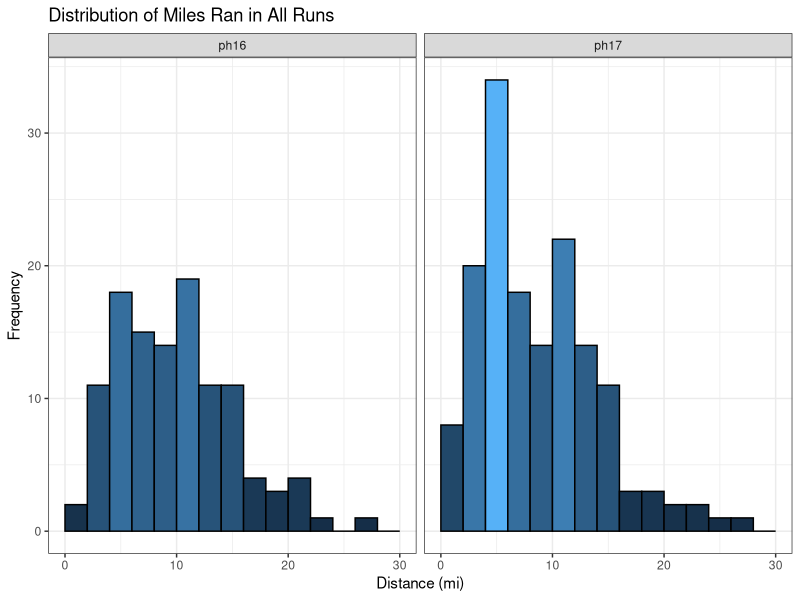
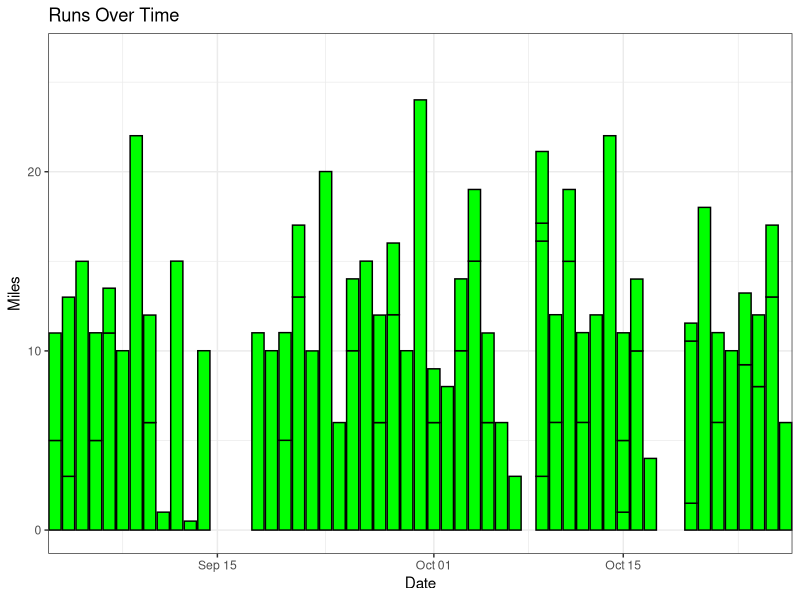
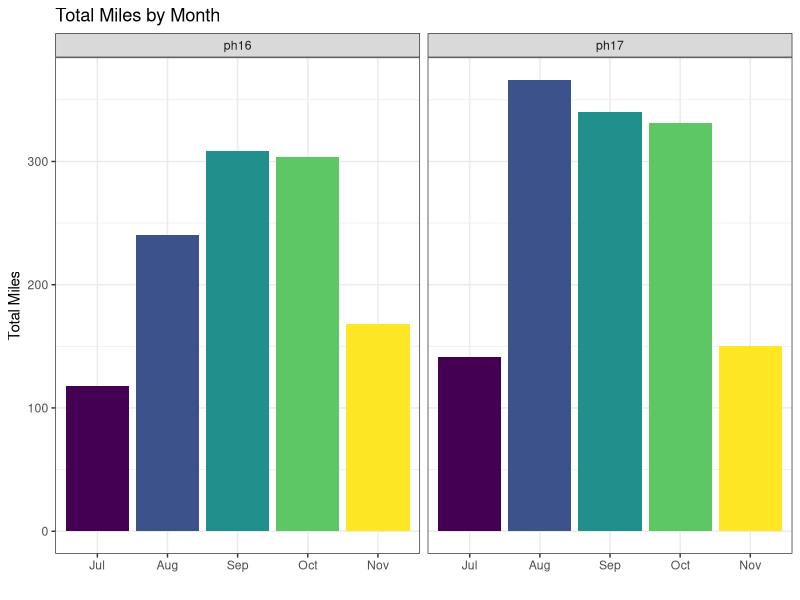
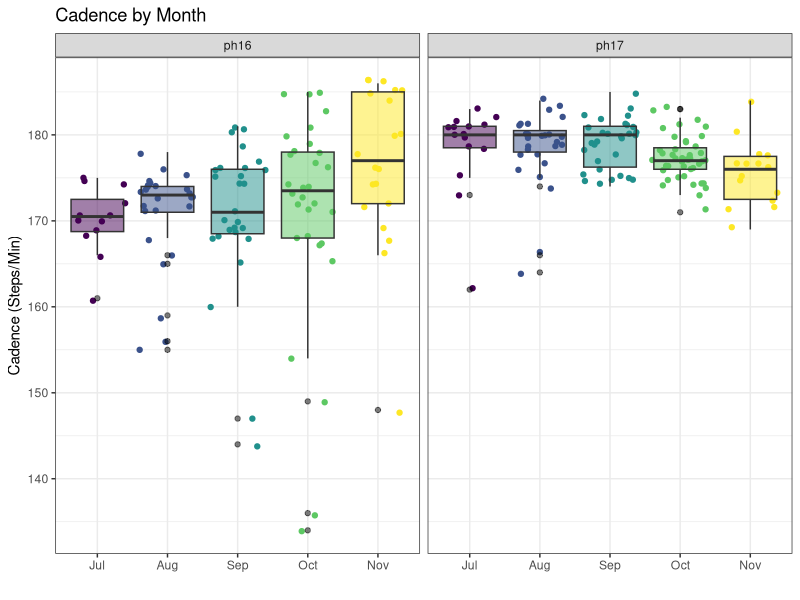
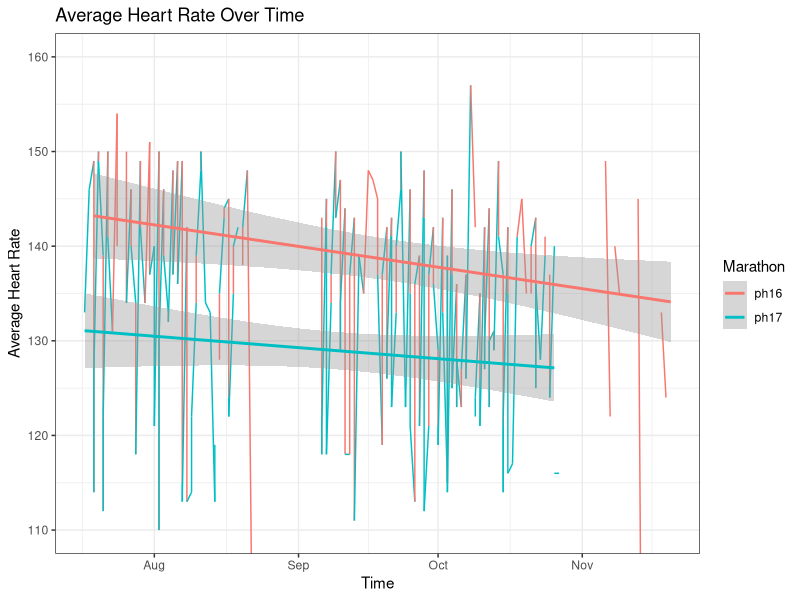
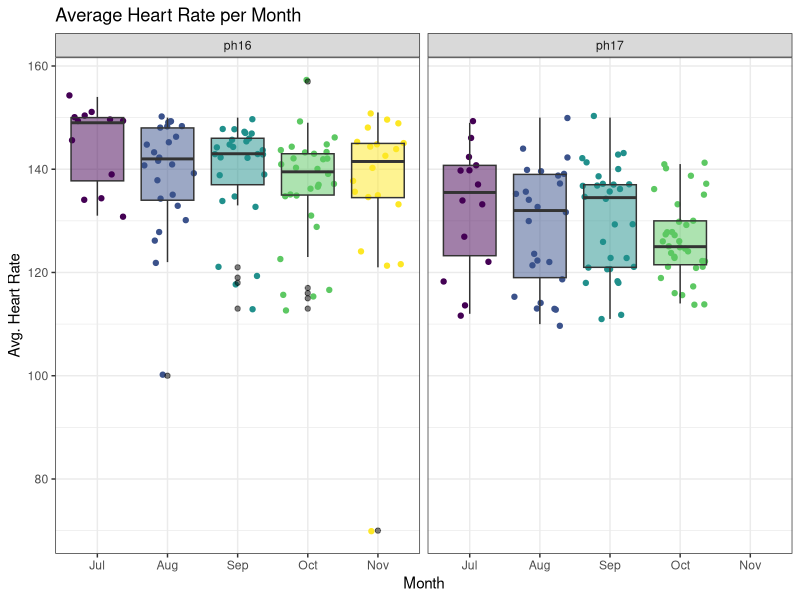
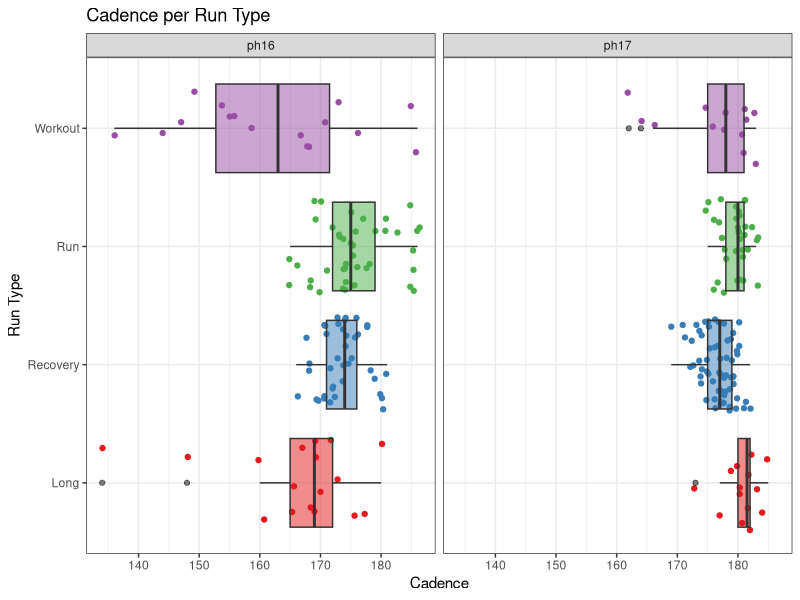
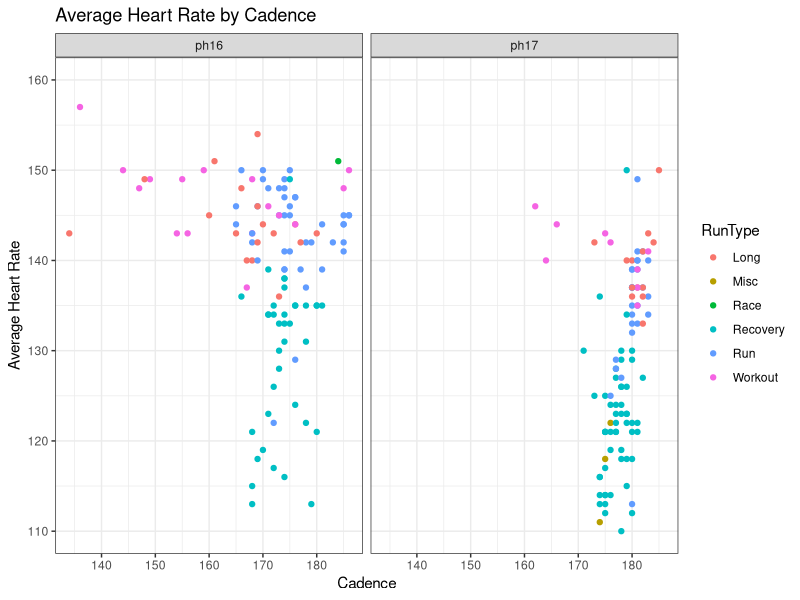

Write the R code that produced these figures, in order.
## ---- chunk 1
library(tidyverse) # data cleaning and manipulation
library(ggplot2) # plotting
library(lubridate) # dates
library(RColorBrewer) # plotting
library(magrittr) # pipe operations

## load in data files for both races
philly17 <- read.csv("../../Data/2017/cleanedMarathonTrainingData_philly17.csv", stringsAsFactors = F)
philly16 <- read.csv("../../Data/2016/cleanedMarathonTrainingData_philly16.csv", stringsAsFactors = F)

# random missing month value?
philly16[17,"Month"] <- "Aug"

## combine into 1 dataset and remove redundant row
philly <- rbind(philly16,philly17)
philly %<>% select(-X)

glimpse(philly)

table(philly$Marathon)
## ---- chunk 2
philly %<>%
  mutate(# make POSIXct again
         Time = as.POSIXct(Time),
         Avg.Pace = as.POSIXct(Avg.Pace),
         Best.Pace = as.POSIXct(Best.Pace),
         Date = as.POSIXct(Date),
         StartTime = as.POSIXct(StartTime),
         # make Month an ordered factor
         Month = factor(Month, ordered = TRUE, 
                        levels = c("Jul","Aug","Sep","Oct","Nov")))
## ---- chunk 3
#distance histogram
ggplot(data = philly, aes(x = Distance)) + 
  geom_histogram(binwidth = 2, aes(fill = ..count..), colour = "black", boundary = 2) +
  theme_bw() + 
  scale_x_continuous(limits = c(0, 30)) +
  xlab("Distance (mi)") + 
  ylab("Frequency") + 
  ggtitle("Distribution of Miles Ran in All Runs") + 
  guides(fill = FALSE) +
  facet_grid(~ Marathon)
## ---- chunk 4
cat("2017 Runs: ")
table(philly$RunCat[philly$Marathon=="ph17"])
cat("2016 Runs: ")
table(philly$RunCat[philly$Marathon=="ph16"])
## ---- chunk 5
philly %>%
  filter(RunCat == "Misc")
## ---- chunk 6
philly %>%
  filter(Marathon == "ph17") %>%
  ggplot(aes(Date, Distance)) + 
    geom_bar(stat="identity", fill = "green", colour = "black") +
    theme_bw() + 
    xlab("Date") + 
    ylab("Miles") + 
    ggtitle("Runs Over Time") +
    guides(fill = FALSE) +
    coord_cartesian(xlim = c(as.POSIXct("2017-09-05", format = "%Y-%m-%d"),
                             as.POSIXct("2017-10-25", format = "%Y-%m-%d")))
## ---- chunk 7
cat("2017 Runs: ")
philly %>% filter(Marathon == "ph17") %>%
  select(Distance) %>%
  summarize(mean = mean(Distance), median = median(Distance), StdDev = sd(Distance),
            Min = min(Distance), Max = max(Distance), Count = n())
cat("2016 Runs: ")
philly %>% filter(Marathon == "ph16") %>%
  select(Distance) %>%
  summarize(mean = mean(Distance), median = median(Distance), StdDev = sd(Distance),
            Min = min(Distance), Max = max(Distance), Count = n())
## ---- chunk 8
#miles by month bars
ggplot(philly, aes(Month, Distance, fill = Month)) + 
  geom_bar(stat="identity") +
  theme_bw() + 
  xlab("") + 
  ylab("Total Miles") + 
  guides(fill=FALSE) +
  ggtitle("Total Miles by Month") +
  facet_grid( ~ Marathon)
## ---- chunk 9
#avg. cadence grouped by month
ggplot(data = philly, aes(Month, Avg.Cadence)) + 
  geom_jitter(aes(colour = Month)) +
  geom_boxplot(aes(fill = Month), outlier.colour = "black", alpha = 0.5) +
  theme_bw() + 
  xlab("") + 
  ylab("Cadence (Steps/Min)") + 
  theme(legend.position = "none") + 
  ggtitle("Cadence by Month") + 
  facet_grid(~ Marathon)
## ---- chunk 10
philly %>%
  #filter(Marathon == "ph16") %>%
  ggplot(data = , aes(as.POSIXct(paste(month(Date),'/',day(Date), sep=""),format="%m/%d"), Avg.HR)) + 
    geom_line(aes(group=1, colour = Marathon)) +
    geom_smooth(method = "lm", se = T, aes(colour = Marathon)) + 
    theme(axis.text.x = element_blank()) +
    theme_bw() +
    xlab("Time") + 
    ylab("Average Heart Rate") + 
    ggtitle("Average Heart Rate Over Time") + 
    coord_cartesian(ylim = c(110, 160))
## ---- chunk 11
#avg. HR grouped by month
ggplot(data = philly, aes(Month, Avg.HR)) + 
  geom_jitter(aes(colour = Month)) +
  geom_boxplot(aes(fill = Month), outlier.colour = "black", alpha = 0.5) + 
  theme_bw() +
  theme(legend.position = "none") + 
  xlab("Month") + 
  ylab("Avg. Heart Rate") + 
  ggtitle("Average Heart Rate per Month") + facet_grid(~ Marathon)
## ---- chunk 12
#avg. cadence grouped by month
philly %>%
  filter(RunType != "Race",
         RunType != "Misc") %>%
  ggplot(aes(RunType, Avg.Cadence)) + 
    geom_jitter(aes(colour = RunType)) +
    geom_boxplot(aes(fill = RunType), outlier.colour = "black", alpha = 0.5) +
    theme_bw() +
    theme(legend.position = "none") + 
    scale_colour_brewer(palette = "Set1") +
    scale_fill_brewer(palette = "Set1") +
    xlab("Run Type") + 
    ylab("Cadence") + 
    guides(fill=FALSE) +
    coord_flip() + 
    ggtitle("Cadence per Run Type") +
    facet_grid(~ Marathon)
  
## ---- chunk 13
ggplot(data = philly, aes(Avg.Cadence, Avg.HR)) + 
  geom_point(aes(colour = RunType), na.rm = TRUE) +
  theme_bw() +
  xlab("Cadence") + 
  ylab("Average Heart Rate") + 
  scale_y_continuous(limits = c(110, 160)) +
  ggtitle("Average Heart Rate by Cadence") + 
  facet_grid(~Marathon)
## ---- chunk 14
#avg. cadence grouped by month
philly %>%
  filter(RunType != "Race",
         RunType != "Misc") %>%
  ggplot(aes(RunType, Avg.HR)) + 
    geom_jitter(aes(colour = RunType)) +
    geom_boxplot(aes(fill = RunType), outlier.colour = "black", alpha = 0.5) +
    theme_bw() +
    theme(legend.position = "none") + 
    xlab("Run Type") + 
    ylab("Avg Heart Rate") + 
    guides(fill=FALSE) +
    coord_flip() + 
    ggtitle("Average Heart Rate per Run Type") + 
    facet_grid(~Marathon)
## ---- chunk 15
philly %>%
  filter(Marathon == "ph17") %>%
  arrange(desc(Avg.HR)) %>%
  select("Name","Date","Distance","Avg.HR","Max.HR") %>%
  head(1)
  #philly[which.max(philly[philly$Marathon =="ph17",]$Avg.HR),] %>%
  #select("Name","Date","Distance","Avg.HR","Max.HR")
## ---- chunk 16
philly %>%
  filter(RunType != "Race",
         RunType != "Misc") %>%
  ggplot(aes(as.POSIXct(paste(month(Date),'/',day(Date), sep=""),format="%m/%d"),
                            Avg.Pace, colour = RunType)) + 
    geom_point() +
    geom_smooth(fill = NA) +  
    theme_bw() +
    theme(axis.text.x = element_blank(), axis.text.y = element_blank()) +
    xlab("Date") + 
    ylab("Average Pace (mile/minute)") + 
    ggtitle("Average Pace Over Time") + 
    labs(caption="") + 
    facet_grid(~Marathon)
## ---- chunk 17
philly %>%
  filter(Marathon == "ph17",
         RunType != "Race",
         RunType != "Misc") %>%
  ggplot(aes(Date, Avg.Pace, colour = RunType)) + 
    geom_point() +
    geom_smooth(fill = NA) +  
    theme_bw() +
    theme(legend.position = "none", axis.text.x = element_blank(), axis.text.y = element_blank()) +   
    xlab("Date") + 
    ylab("Average Pace (mile/minute)") + 
    ggtitle("Average Pace Over Time") + 
    labs(caption="") + 
    facet_grid(RunType~.)
## ---- chunk 18
table(philly$RunType)

philly %>%
  filter(RunType != "Race",
         RunType != "Misc") %>%
  ggplot(aes(RunType,(Avg.Cadence*((hour(Time)*60)+
                                     (minute(Time))+(second(Time)/60))))) + 
    geom_bar(aes(fill = RunType), stat = "identity") +
    theme_bw() + 
    xlab("Run Type") + 
    ylab("Steps") + 
    guides(fill=FALSE) +
    ggtitle("Total Steps Taken by Run Type") +
    facet_grid(~Marathon)
## ---- chunk 19
philly %>%
  filter(RunType != "Race",
         RunType != "Misc") %>%
  ggplot(aes(Elev.Gain, Avg.HR)) + 
    geom_point(aes(colour = RunType), na.rm = TRUE) +
    geom_smooth(fill = NA, na.rm = TRUE) +
    theme_bw() + 
    xlab("Elevation Gain (ft.)") + 
    ylab("Average Heart Rate (BPM)") +
    scale_y_continuous(limits = c(110, 160)) +
    ggtitle("Average Heart Rate by Elevation Gain") +
    facet_grid(~Marathon)
